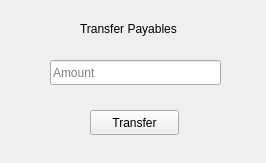
<?xml version="1.0" encoding="UTF-8"?>
<ui version="4.0">
 <class>Form</class>
 <widget class="QWidget" name="Form">
  <property name="geometry">
   <rect>
    <x>0</x>
    <y>0</y>
    <width>266</width>
    <height>163</height>
   </rect>
  </property>
  <property name="windowTitle">
   <string>Form</string>
  </property>
  <widget class="QLabel" name="label">
   <property name="geometry">
    <rect>
     <x>80</x>
     <y>20</y>
     <width>131</width>
     <height>17</height>
    </rect>
   </property>
   <property name="text">
    <string>Transfer Payables</string>
   </property>
  </widget>
  <widget class="QLineEdit" name="amount_le">
   <property name="geometry">
    <rect>
     <x>50</x>
     <y>60</y>
     <width>171</width>
     <height>25</height>
    </rect>
   </property>
   <property name="text">
    <string/>
   </property>
   <property name="maxLength">
    <number>32768</number>
   </property>
   <property name="placeholderText">
    <string>Amount</string>
   </property>
  </widget>
  <widget class="QPushButton" name="submit_btn">
   <property name="geometry">
    <rect>
     <x>90</x>
     <y>110</y>
     <width>89</width>
     <height>25</height>
    </rect>
   </property>
   <property name="text">
    <string>Transfer</string>
   </property>
  </widget>
 </widget>
 <resources/>
 <connections/>
</ui>
